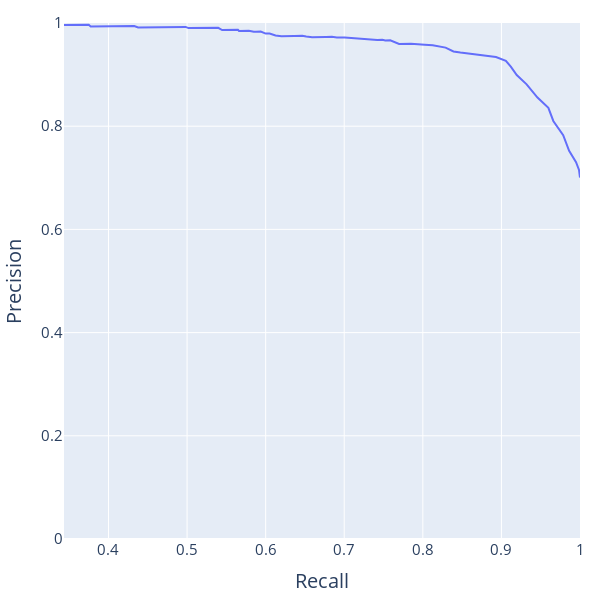

Write notebook code for a chart like this one.
### Code cell
fig = px.line(
    df_precision_recall_curve,
    x="Recall",
    y="Precision",
    width=600,
    height=600,
    # title="Precision Recall Curve",
)
fig.update_layout(
    yaxis_range=[0, 1],
    margin=dict(l=20, r=20, t=20, b=20),
    showlegend=False,
    title=dict(font=dict(size=30)),
    yaxis=dict(tickfont=dict(size=15), title_font=dict(size=20)),
    xaxis=dict(tickfont=dict(size=15), title_font=dict(size=20)),
)
fig.write_image("../images/precision_recall_curve.pdf")
fig.write_image("../images/precision_recall_curve.png")
fig.show()
